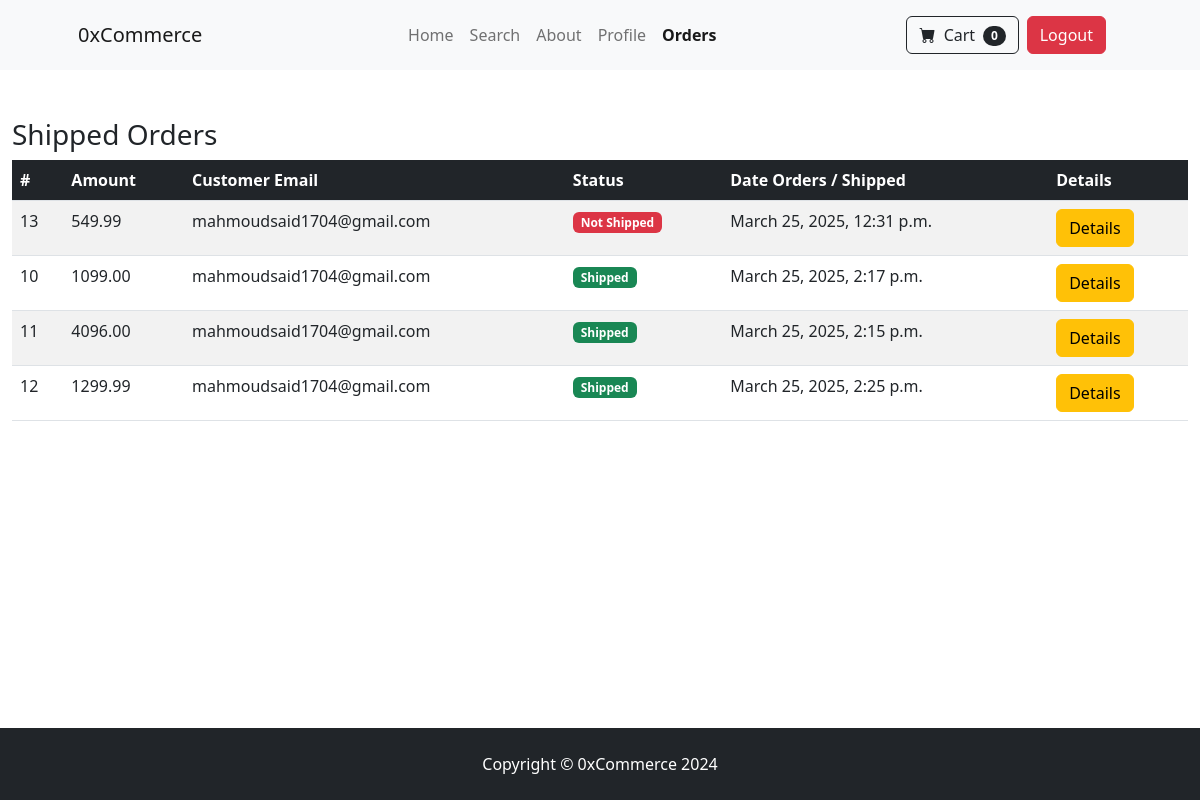
The app's page /payment/orders/ (signed in) with its own data.
### payment/models.py (models this page shows, shortened)
class Order(models.Model):
    user = models.ForeignKey(User, on_delete=models.CASCADE, null=True)
    full_name = models.CharField(max_length=100)
    email = models.EmailField()
    shipping_address = models.TextField(max_length=15000)  # Box containing all the shipping address details
    amount_paid = models.DecimalField(max_digits=8, decimal_places=2)
    date_ordered = models.DateTimeField(auto_now_add=True)
    shipped = models.BooleanField(default=False)
    date_shipped = models.DateTimeField(blank=True, null=True)

### payment/views.py (the view)
# urls.py: path("orders/", views.orders, name='orders'),
def orders(request):
    context = {}
    if request.user.is_authenticated and request.user.is_superuser:
        orders = Order.objects.order_by('shipped').prefetch_related('order_items__product')
        for order in orders:
            for product in order.order_items.all():
                print(product.quantity)
        context = {
            'orders': orders,
        }
    else:
        messages.error(request, 'Access Denied')
    return render(request, 'payment/shipped_dashboard.html', context)

### cart/cart.py (called while the page is built)
    def __len__(self):
        return len(self.cart)

### cart/context_processors.py (called while the page is built)
def cart(request):
    cart = Cart(request)
    return {'cart': cart}

### templates/payment/shipped_dashboard.html (shortened to what this page needs)
{% extends 'base.html' %}
{% block content %}
    <div class="container-fluid pt-5">
        <div>
            <h3 class="mb-2">Shipped Orders</h3>
            <table class="table table-striped" title="Shipped Orders">
                <thead class="thead-dark">
                <tr class="bg-dark text-white">
                    <th scope="col">#</th>
                    <th scope="col">Amount</th>
                    <th scope="col">Customer Email</th>
                    <th scope="col">Status</th>
                    <th scope="col">Date Orders / Shipped</th>
                    <th scope="col">Details</th>
                </tr>
                </thead>
                <tbody>
                {% for order in orders %}
                    <tr>
                        <td>{{ order.id }}</td>
                        <td>{{ order.amount_paid }}</td>
                        <td>{{ order.email }}</td>
                        {% if order.shipped %}
                            <td>
                                <span class="badge badge-success bg-success">Shipped</span>
                            </td>
                            <td>
                                {{ order.date_shipped }}
                            </td>
                        {% else %}
                            <td>
                                <span class="badge bg-danger">Not Shipped</span>
                            </td>
                            <td>
                                {{ order.date_ordered }}
                            </td>
                        {% endif %}
                        <td>
                            <a class="btn btn-warning" href="{% url 'payment:order_details' order.id %}">Details</a>
                        </td>
                    </tr>
                {% endfor %}
                </tbody>
            </table>
        </div>
    </div>
{% endblock %}

### templates/base.html (style rules this page uses)
html, body { height: 100%; margin: 0; }
body { display: flex; flex-direction: column; min-height: 100vh; }

### records on screen
Order: id "13", amount_paid "549.99", email "mahmoudsaid1704@gmail.com", date_ordered "March 25, 2025, 12:31 p.m."
Order: id "10", amount_paid "1099.00", email "mahmoudsaid1704@gmail.com", date_shipped "March 25, 2025, 2:17 p.m."
Order: id "11", amount_paid "4096.00", email "mahmoudsaid1704@gmail.com", date_shipped "March 25, 2025, 2:15 p.m."
Order: id "12", amount_paid "1299.99", email "mahmoudsaid1704@gmail.com", date_shipped "March 25, 2025, 2:25 p.m."

### other values on screen
{{ cart|length }} "0"
